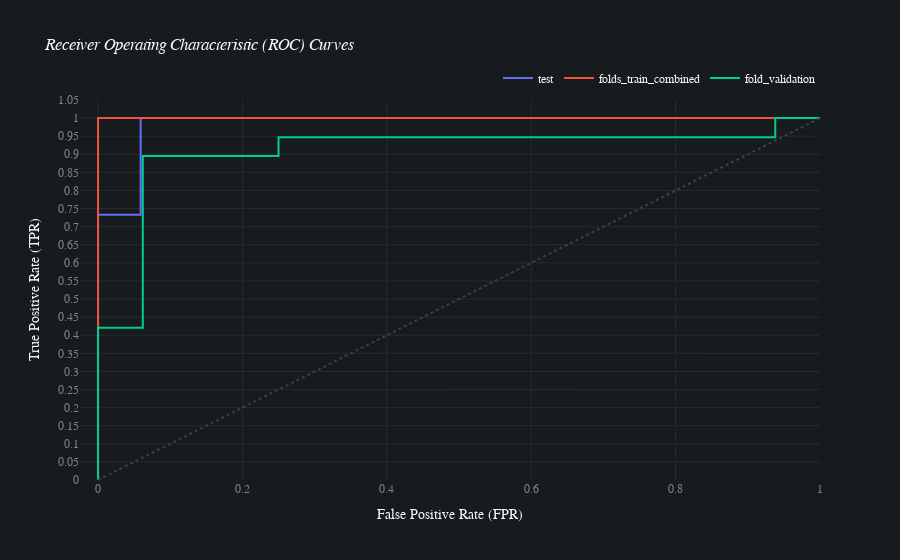

The cell this chart's notebook holds for it:
### Code cell
result.plot_roc_curve()

### Figure 1 — Plotly figure (JSON) as saved in the notebook; plotly's stock layout.template omitted (floating-point values rounded to 4 significant figures)
{"data": [{"hovertemplate": "split=test<br>fpr=%{x}<br>tpr=%{y}<extra></extra>", "legendgroup": "test", "line": {"color": "#636efa", "dash": "solid"}, "mode": "lines", "name": "test", "orientation": "v", "showlegend": true, "type": "scatter", "x": [0, 0, 0, 0.059, 0.059, 1], "xaxis": "x", "y": [0, 0.133, 0.733, 0.733, 1, 1], "yaxis": "y"}, {"hovertemplate": "split=folds_train_combined<br>fpr=%{x}<br>tpr=%{y}<extra></extra>", "legendgroup": "folds_train_combined", "line": {"color": "#EF553B", "dash": "solid"}, "mode": "lines", "name": "folds_train_combined", "orientation": "v", "showlegend": true, "type": "scatter", "x": [0, 0, 0, 0, 0, 0, 0, 1], "xaxis": "x", "y": [0, 0.154, 0.167, 0.205, 0.218, 0.244, 1, 1], "yaxis": "y"}, {"hovertemplate": "split=fold_validation<br>fpr=%{x}<br>tpr=%{y}<extra></extra>", "legendgroup": "fold_validation", "line": {"color": "#00cc96", "dash": "solid"}, "mode": "lines", "name": "fold_validation", "orientation": "v", "showlegend": true, "type": "scatter", "x": [0, 0, 0, 0.062, 0.062, 0.25, 0.25, 0.938, 0.938, 1], "xaxis": "x", "y": [0, 0.158, 0.421, 0.421, 0.895, 0.895, 0.947, 0.947, 1, 1], "yaxis": "y"}], "layout": {"autosize": true, "font": {"color": "#FAFAFA", "family": "Avenir"}, "hoverlabel": {"bgcolor": "#0F0F0F", "font": {"family": "Avenir", "size": 15}}, "legend": {"orientation": "h", "title": {}, "tracegroupgap": 0, "x": 1, "xanchor": "right", "y": 1.02, "yanchor": "bottom"}, "paper_bgcolor": "#181B1E", "plot_bgcolor": "#181B1E", "shapes": [{"line": {"color": "#3b4043", "dash": "dot", "width": 2}, "type": "line", "x0": 0, "x1": 1, "y0": 0, "y1": 1}], "title": {"text": "<i>Receiver Operating Characteristic (ROC) Curves</i>"}, "xaxis": {"anchor": "y", "domain": [0, 1], "gridcolor": "#262B2F", "range": [-0.025, 1], "tick0": 0, "tickfont": {"color": "#818487"}, "title": {"text": "False Positive Rate (FPR)"}, "type": "linear", "zeroline": false}, "yaxis": {"anchor": "x", "domain": [0, 1], "dtick": 0.05, "gridcolor": "#262B2F", "range": [0, 1.05], "side": "left", "tick0": 0, "tickfont": {"color": "#818487"}, "tickmode": "linear", "title": {"text": "True Positive Rate (TPR)"}, "type": "linear", "zeroline": false}}}
